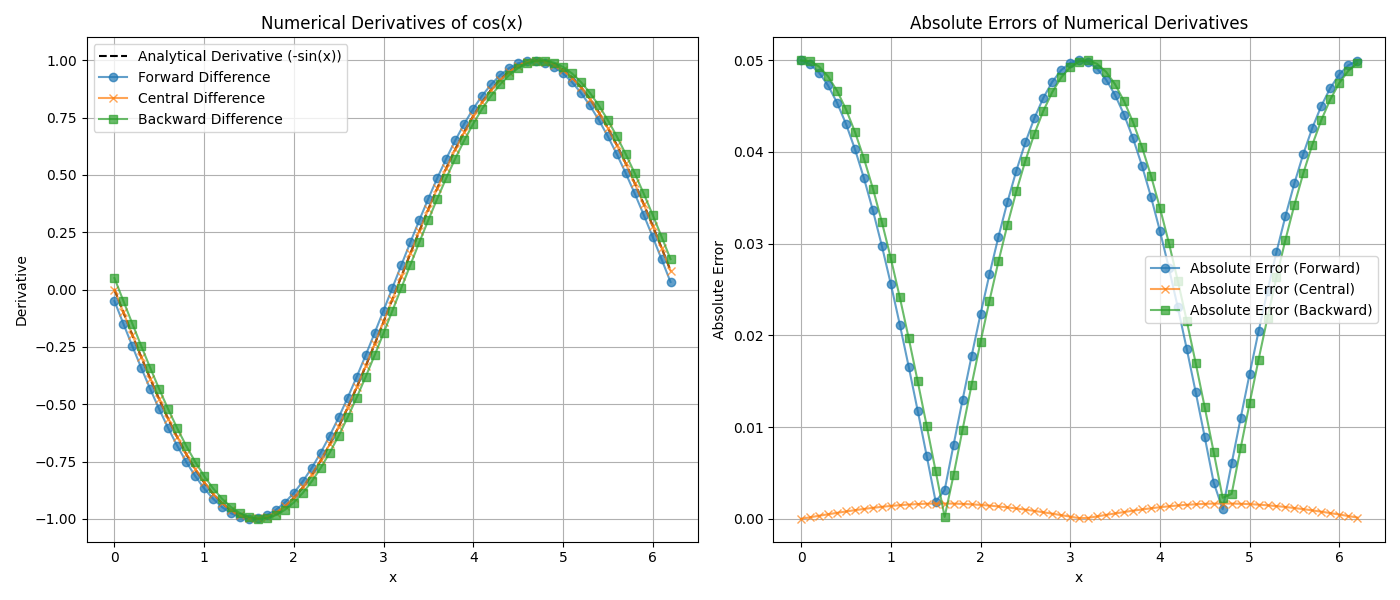

Recreate this plot in Python.
import numpy as np
import matplotlib.pyplot as plt


def f(x):
    """
        function to plot
    """
    return np.cos(x)


def df_analytical(x):
    """
        derivative of function to plot
    """
    return -np.sin(x)


# Set the step size and x values
step_size = 0.1
x_values = np.arange(0, 2 * np.pi, step_size)

# Compute the forward, central, and backward differences
forward_diff = (f(x_values + step_size) - f(x_values)) / step_size
central_diff = (f(x_values + step_size) -
                f(x_values - step_size)) / (2 * step_size)
backward_diff = (f(x_values) - f(x_values - step_size)) / step_size

# Compute the analytical derivative
analytical_derivative = df_analytical(x_values)

# Compute the absolute errors
error_forward = np.abs(analytical_derivative - forward_diff)
error_central = np.abs(analytical_derivative - central_diff)
error_backward = np.abs(analytical_derivative - backward_diff)

# Plotting the derivatives
plt.figure(figsize=(14, 6))

plt.subplot(1, 2, 1)
plt.plot(x_values, analytical_derivative,
         label='Analytical Derivative (-sin(x))', color='black', linestyle='dashed')
plt.plot(x_values, forward_diff, label='Forward Difference',
         marker='o', linestyle='-', alpha=0.7)
plt.plot(x_values, central_diff, label='Central Difference',
         marker='x', linestyle='-', alpha=0.7)
plt.plot(x_values, backward_diff, label='Backward Difference',
         marker='s', linestyle='-', alpha=0.7)

plt.title('Numerical Derivatives of cos(x)')
plt.xlabel('x')
plt.ylabel('Derivative')
plt.legend()
plt.grid(True)

# Plotting the absolute errors
plt.subplot(1, 2, 2)
plt.plot(x_values, error_forward, label='Absolute Error (Forward)',
         marker='o', linestyle='-', alpha=0.7)
plt.plot(x_values, error_central, label='Absolute Error (Central)',
         marker='x', linestyle='-', alpha=0.7)
plt.plot(x_values, error_backward, label='Absolute Error (Backward)',
         marker='s', linestyle='-', alpha=0.7)

plt.title('Absolute Errors of Numerical Derivatives')
plt.xlabel('x')
plt.ylabel('Absolute Error')
plt.legend()
plt.grid(True)

plt.tight_layout()
plt.savefig('finite_diff2.png')
plt.show()
